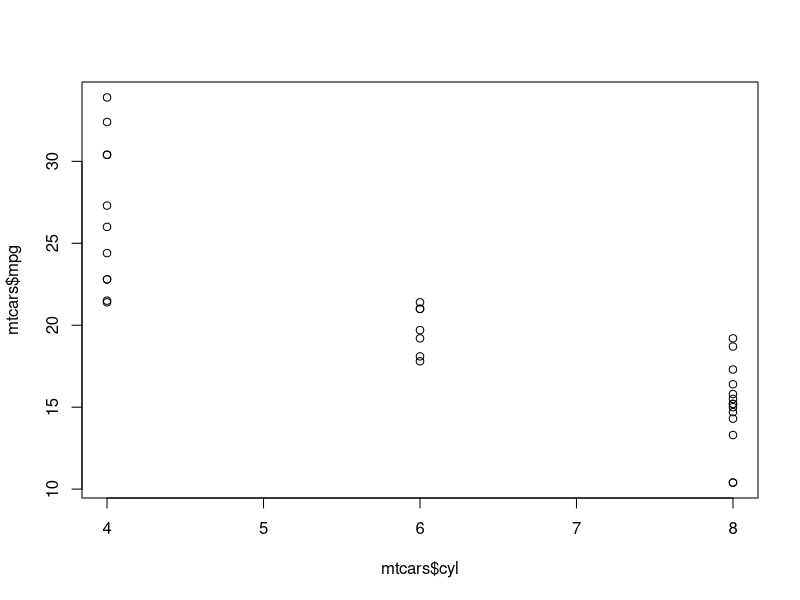
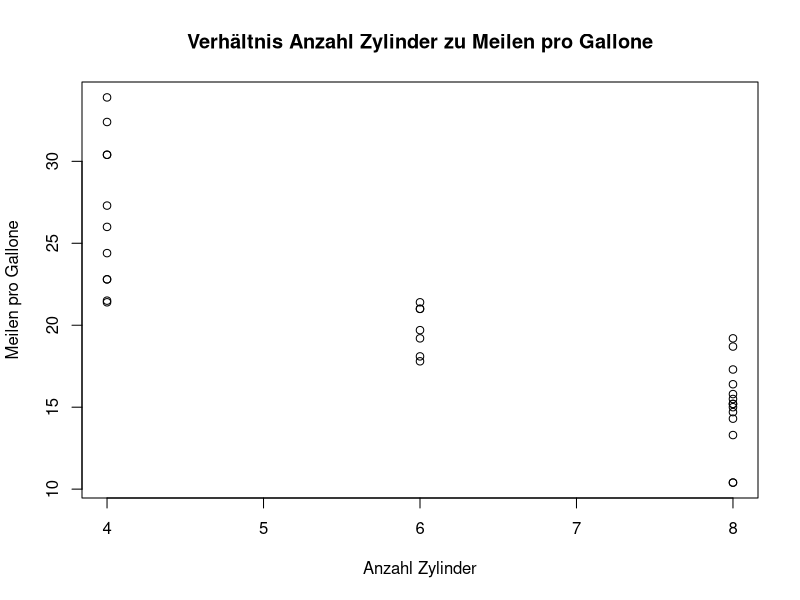
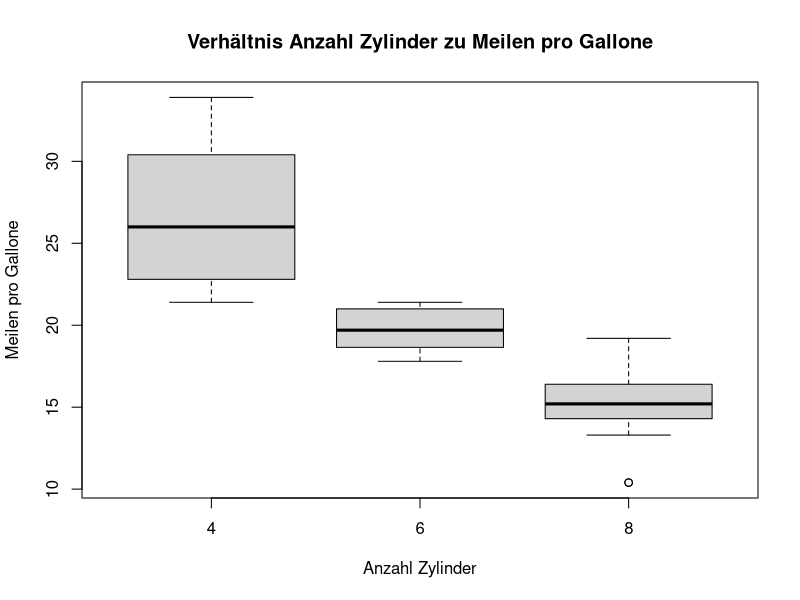
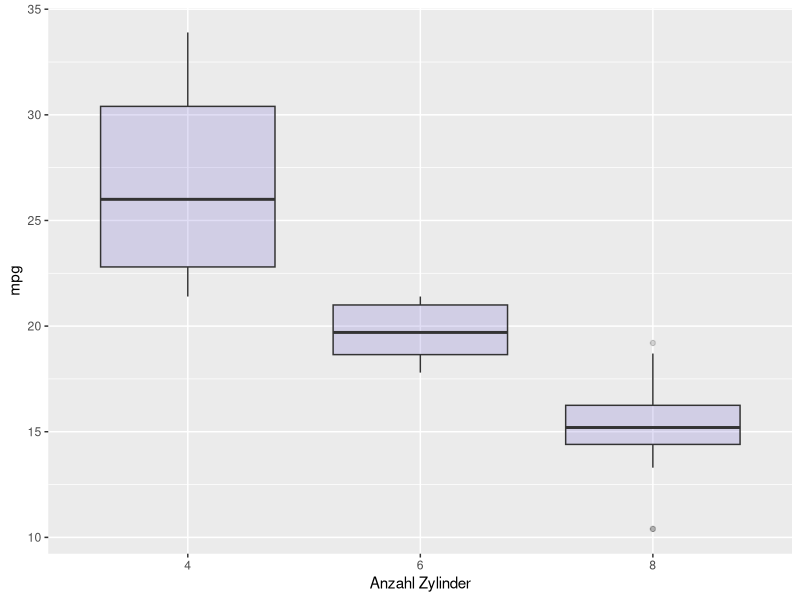

The R source for these figures, in order:
## ---- chunk 1
plot(mtcars$cyl,mtcars$mpg)
## ---- chunk 2
plot(mtcars$cyl,mtcars$mpg, xlab="Anzahl Zylinder", ylab="Meilen pro Gallone", main="Verhältnis Anzahl Zylinder zu Meilen pro Gallone")
## ---- chunk 3
boxplot(mtcars$mpg~mtcars$cyl, xlab="Anzahl Zylinder", ylab="Meilen pro Gallone", main="Verhältnis Anzahl Zylinder zu Meilen pro Gallone")
## ---- chunk 4
library(ggplot2)
## ---- chunk 5
ggplot(mtcars, aes(x=as.factor(cyl), y=mpg)) + 
    geom_boxplot(fill="slateblue", alpha=0.2) + 
    xlab("Anzahl Zylinder")
